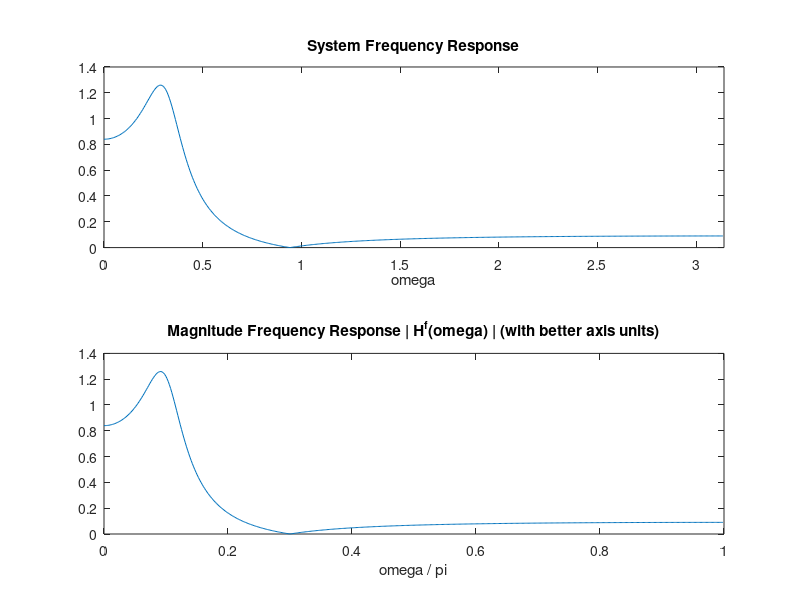
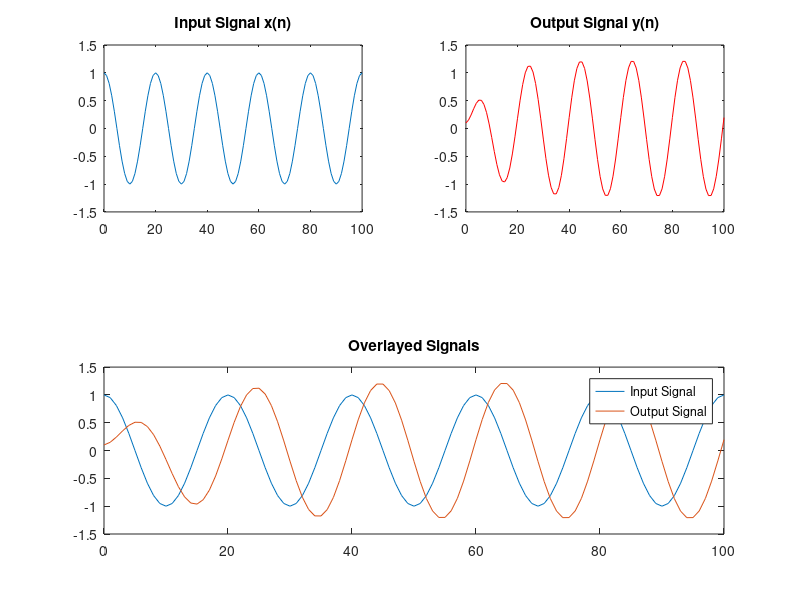
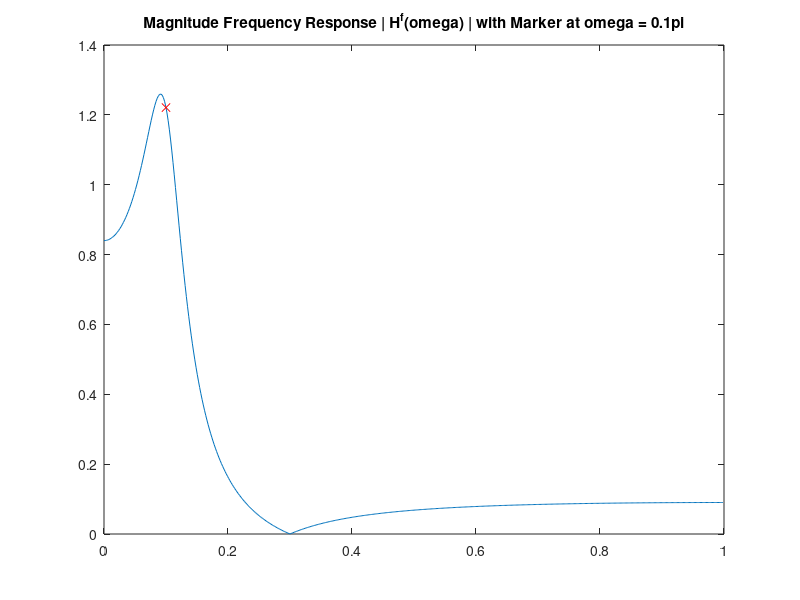

Here is the MATLAB script that generated these plots, in order:
%% Mayank Vanjani
% Lab 5: Frequency Responses
% 11/30/18
clear;
clc;

step = @(n, t) n >= t;
delta = @(n,t) n == t;
ramp = @(n,t) (n-t).*(n >= t);


%% 1
% y(n) = 0.1x(n) - 0.1176x(n-1) + 0.1x(n-2) + 1.7119y(n-1) - 0.81y(n-2)
% y(n) - 1.7119y(n-1) + 0.81y(n-2) = 0.1x(n) - 0.1176x(n-1) + 0.1x(n-2) 
% H(z) = Y(s)/X(s) = (0.1 - 0.1176s + 0.1s^2) / (1 - 1.7119s + 0.81s^2)

%% 2
% H(w) = H(z) at z = e^(jw) is discrete Fourier Transform
% [H,w] = freqz(b,z) => H is frequency response and w is indices
% w from [0,pi] becasue real so repetitive from pi to 2pi
% plot w / pi as freq response because easy to visualize

numerator = [0.1, -0.1176, 0.1];
denominator = [1, -1.7119, 0.81];
[H, w] = freqz(numerator,denominator);

figure(1); clf;
subplot(2,1,1);
plot(w, abs(H));
xlim( [0,pi] );
xlabel("\omega");
title("System Frequency Response");
subplot(2,1,2);
plot(w./pi, abs(H));
xlim( [0,1] );
xlabel("\omega / \pi");
title("Magnitude Frequency Response | H^f(\omega) | (with better axis units)");


%% 3 Question
% magnitude at 0.1pi is greater than 1 from previous
% results in scaled sinusoid wave (picture) becasue LTI system
% output is same freq with mag and phase shift at that frequency
% if at 0.3pi then attenuated so output is 0 line
% slight problem in beginning of input and output sinusoid signal because
%   function we have is from 0 to infinity (not start at neg inf) because
%   we show transient response of system since it takes time to input full
%   signal (steady state response is latter part and transient is beginning
%   where scaling is a little off because initially takes time to be
%   filtered but once whole signal is inside then its correct)
% Same analysis but we are taking IIR so dies out at higher values (almost
% 0) but not quite. Still behaves like steady state response

n = 0:100;
x = cos( (0.1*pi) * n ) .* step(n,0);
y = filter(numerator,denominator,x);

figure(2); clf;
subplot(5,2,[1,3]);
plot(0:length(x)-1,x);
ylim( [-1.5,1.5] );
title("Input Signal x(n)");

subplot(5,2,[2,4]);
plot(0:length(y)-1,y,'r');
ylim( [-1.5,1.5] );
title("Output Signal y(n)");

subplot(5,2,[7,8,9,10]);
plot(0:length(x)-1,x);
hold on;
plot(0:length(y)-1,y);
hold off;
ylim( [-1.5,1.5] );
legend( {"Input Signal", "Output Signal"} );
title("Overlayed Signals");


%% 4
% evaluate exactly, put mark at 0.1pi point of freq response
% evaluate H(z) polynomial exactly at given frequency using polyval

expt = exp(j*0.1*pi);
poly = polyval(numerator,expt) / polyval(denominator,expt);

figure(3); clf;
plot(w./pi, abs(H));
hold on;
plot(0.1, abs(poly), 'rx');
hold off;
title( "Magnitude Frequency Response | H^f(\omega) | with Marker at \omega = 0.1\pi" );


%% 5 Questions
% Same as 3 but pure sinusoid, no step function => mag and phase shift
% used filter function implementing diff eq and generate another analytical
%   output and compare (same)
% after time transient, identical 
% analytical has no transient because continuous sinusoid, filter has
%   transient so plot difference but dies out with time
% assume step function implicitley with filter bc initial condition




%% 6
% magnitude is 0 at popint 0.3pi
% but theres step function so not exact zero because transient response
% after dies out, steady state is 0


%% 7 Questions
% Zeros and poles from transfer function using partial fractions
% Close to zero = dip; close to pole = spike
% ^^^ Close means w is close in terms of w*pi radians
% if poles at 0; dont affect magnitude when w moves around unit circle bc
%   distance always 1 (this only affects phase)
% 


%% 8
% Plot z-plane for all systems and predict freq response
% last one is close to unit circle so large peak


%% 9
% logscale u acis
% semilog x for loggscale in x axis, us plot if not want log scale
% smaller second peak between 0.6 and 1 (pic) because farther from all
%   poles at 0.8pi than at 0 (also this means 0.8pi or 0pi at UNIT CIRCLE)
% first peak is larger because at 0pi = w, close to all 3 poles so big
%   spike

